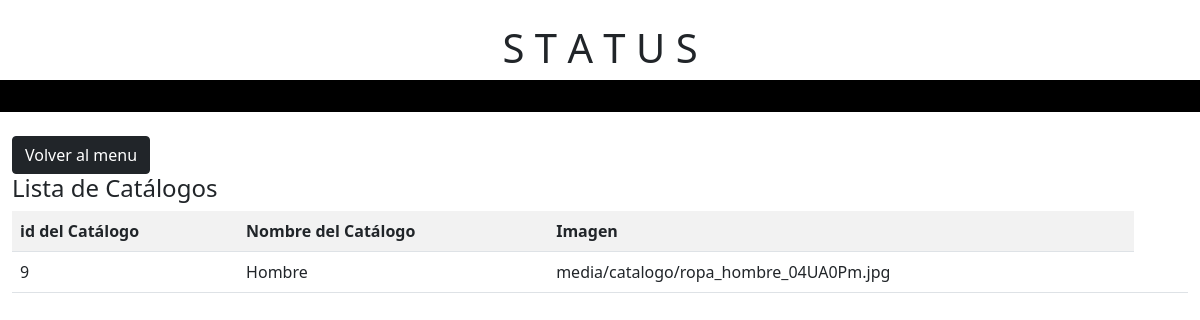
The page /listacatalogo/ on the database its author committed.
### tienda/models.py (models this page shows, shortened)
class Catalogo(models.Model):
   id_Catalogo = models.BigAutoField(auto_created=True, primary_key=True, serialize=False, verbose_name='ID del catalogo')
   nombreCatalogo = models.CharField(max_length=50,verbose_name='Nombre de la categoria')
   imgCatalogo = models.ImageField(null=True, blank=True, upload_to="media/catalogo" ,default=default_image)

### tienda/views.py (the view)
# urls.py: path('listacatalogo/',listadoCatalogo,name="listacatalogo"),
def listadoCatalogo(request):
    listacatalogo = Catalogo.objects.all()
    datos = {
        'Catalogo':listacatalogo
    }
    return render(request,'tienda/listacatalogo.html',datos)

### tienda/templates/tienda/listacatalogo.html (shortened to what this page needs)
{% load static %}
<!DOCTYPE html>
<html lang="es">
<head>
    <link type="text/css" rel="stylesheet" href="{% static 'tienda/css/style_modificar.css' %}">
    <link href="https://cdn.jsdelivr.net/npm/bootstrap@5.0.0-beta3/dist/css/bootstrap.min.css" rel="stylesheet">
</head>
<body>
    <header class="row cabeza mt-4">
        <h1>S T A T U S</h1>
    </header>
    <section class="row division mb-4">
        <p></p>
    </section>
    <div class="tabla container-fluid">
        <a href="{% url 'menu' %}" class="btn btn-dark">Volver al menu</a>
        <h4>Lista de Catálogos</h4>
        <table class="table table-striped">
            <tr>
                <th>id del Catálogo</th>
                <th>Nombre del Catálogo</th>
                <th>Imagen</th>
            </tr>
            {% for cat in Catalogo %}
            <tr>
                <td>{{cat.id_Catalogo}}</td>
                <td>{{cat.nombreCatalogo}}</td>
                <td>{{cat.imgCatalogo}}</td>
                <td>
                </td>
                <td>
                </td>
            </tr>
            {% endfor %}
        </table>
    </div>
</body>
</html>

### tienda/static/tienda/css/style_modificar.css (style rules this page uses)
body { margin: 0; padding: 0; background-color: #000000; color: #fff; font-family: fantasy; }
.cabeza { background-color: #ffffff; text-align: center; margin-top: 2em; }
.division { background-color: #000000; color: #000000; height: 2em; width: auto; }

### rows shown on the page
Catalogo: id_Catalogo "9", nombreCatalogo "Hombre", imgCatalogo "media/catalogo/ropa_hombre_04UA0Pm.jpg"
